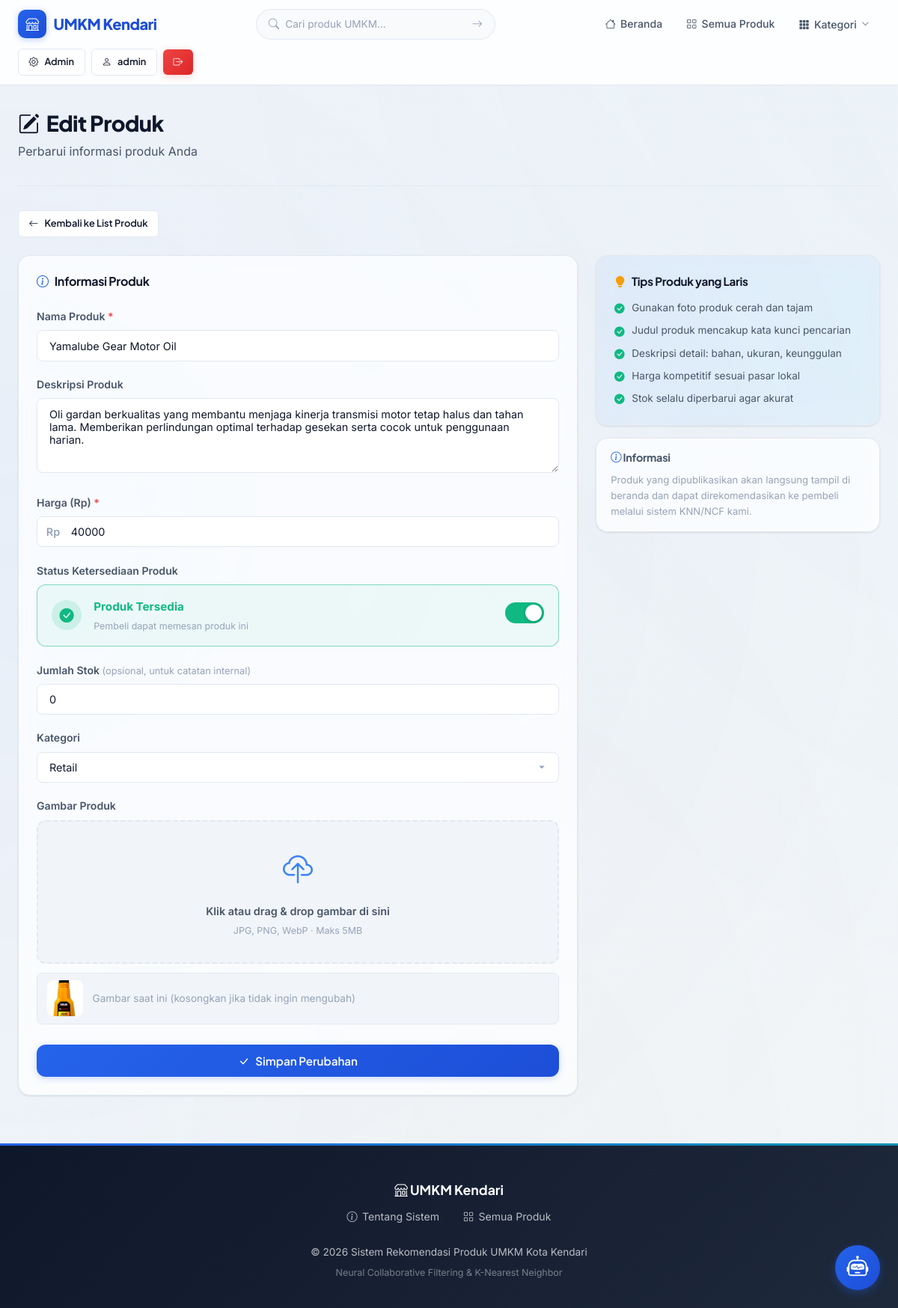
Screenshot of /admin/produk/edit/57 (signed in) with the database file from the repository.
### tables this page shows
CREATE TABLE users (
            id INTEGER PRIMARY KEY AUTOINCREMENT,
            username TEXT UNIQUE NOT NULL,
            email TEXT UNIQUE NOT NULL,
            password_hash TEXT NOT NULL,
            role TEXT NOT NULL DEFAULT 'buyer' CHECK(role IN ('admin','seller','buyer')),
            nama_lengkap TEXT NOT NULL,
            alamat TEXT DEFAULT '',
            no_telepon TEXT DEFAULT '',
            created_at TIMESTAMP DEFAULT CURRENT_TIMESTAMP
        );

CREATE TABLE produk (
            id INTEGER PRIMARY KEY AUTOINCREMENT,
            nama TEXT NOT NULL,
            deskripsi TEXT DEFAULT '',
            harga REAL NOT NULL DEFAULT 0,
            stok INTEGER NOT NULL DEFAULT 0,
            gambar TEXT DEFAULT 'default.jpg',
            kategori_id INTEGER,
            seller_id INTEGER NOT NULL,
            created_at TIMESTAMP DEFAULT CURRENT_TIMESTAMP, tersedia INTEGER NOT NULL DEFAULT 1, kecamatan TEXT DEFAULT 'Kendari',
            FOREIGN KEY (kategori_id) REFERENCES kategori(id) ON DELETE SET NULL,
            FOREIGN KEY (seller_id) REFERENCES users(id) ON DELETE CASCADE
        );

CREATE TABLE kategori (
            id INTEGER PRIMARY KEY AUTOINCREMENT,
            nama TEXT UNIQUE NOT NULL,
            deskripsi TEXT DEFAULT '',
            icon TEXT DEFAULT 'bi-tag'
        );

### routes/admin.py (the view, shortened to what this page needs)
@admin_bp.route('/produk/edit/<int:produk_id>', methods=['GET', 'POST'])
@admin_required
def edit_produk(produk_id):
    import os
    from werkzeug.utils import secure_filename
    from config import UPLOAD_FOLDER
    ALLOWED_EXTENSIONS = {'png', 'jpg', 'jpeg', 'gif', 'webp'}
    def allowed_file(filename):
        return '.' in filename and filename.rsplit('.', 1)[1].lower() in ALLOWED_EXTENSIONS
    produk = Produk.get_by_id(produk_id)
    if not produk:
        flash('Produk tidak ditemukan', 'danger')
        return redirect(url_for('admin.kelola_produk'))
    kategori_list = Kategori.get_all()
    return render_template('admin/produk_form.html', kategori_list=kategori_list, produk=produk)

### templates/admin/produk_form.html (shortened to what this page needs)
{% extends "base.html" %}
{% block content %}
<div class="container">
    <div class="dashboard-header">
        <h1>
            {% if produk %}
            <i class="bi bi-pencil-square"></i> Edit Produk
            {% else %}
            <i class="bi bi-plus-circle"></i> Tambah Produk Baru
            {% endif %}
        </h1>
        <p>{% if produk %}Perbarui informasi produk Anda{% else %}Isi detail produk UMKM yang ingin Anda jual{% endif %}</p>
    </div>
    <div class="action-bar">
        <a href="{{ url_for('admin.kelola_produk') }}" class="btn btn-secondary btn-sm">
            <i class="bi bi-arrow-left"></i> Kembali ke List Produk
        </a>
    </div>
    <div style="display: grid; grid-template-columns: 1fr 380px; gap: 1.5rem; align-items: start;">
        <div class="glass-card">
            <h3 style="margin-bottom: 1.5rem; font-size: 1rem; color: var(--text-primary); display:flex; align-items:center; gap:0.5rem;">
                <i class="bi bi-info-circle" style="color: var(--primary);"></i> Informasi Produk
            </h3>
            <form method="POST" enctype="multipart/form-data" id="produkForm">
                <div class="form-group">
                    <label for="nama">Nama Produk <span style="color:var(--danger);">*</span></label>
                    <input type="text" id="nama" name="nama" class="form-control"
                           placeholder="Contoh: Kerupuk Ikan Khas Kendari"
                           value="{{ produk.nama if produk else '' }}" required>
                </div>
                <div class="form-group">
                    <label for="deskripsi">Deskripsi Produk</label>
                    <textarea id="deskripsi" name="deskripsi" class="form-control" rows="4"
                              placeholder="Ceritakan keunggulan dan keunikan produk Anda...">{{ produk.deskripsi if produk else '' }}</textarea>
                </div>
                <div class="form-group">
                    <label for="harga">Harga (Rp) <span style="color:var(--danger);">*</span></label>
                    <div style="position:relative;">
                        <span class="input-prefix">Rp</span>
                        <input type="number" id="harga" name="harga" class="form-control" style="padding-left: 2.8rem;"
                               placeholder="0" min="1" value="{{ produk.harga|int if produk else '' }}" required>
                    </div>
                </div>
                <div class="form-group">
                    <label>Status Ketersediaan Produk</label>
                    <div class="availability-toggle-card" id="toggleCard">
                        <div class="availability-info">
                            <div class="availability-icon" id="toggleIcon">
                                <i class="bi bi-check-circle-fill" id="toggleIco"></i>
                            </div>
                            <div>
                                <div class="availability-label" id="toggleLabel">Produk Tersedia</div>
                                <div class="availability-sub" id="toggleSub">Pembeli dapat memesan produk ini</div>
                            </div>
                        </div>
                        <label class="gofood-switch">
                            <span class="gofood-slider"></span>
                        </label>
                    </div>
                </div>
                <div class="form-group">
                    <label for="stok">Jumlah Stok <span style="color:var(--text-muted); font-weight:400; font-size:0.8rem;">(opsional, untuk catatan internal)</span></label>
                    <input type="number" id="stok" name="stok" class="form-control"
                           placeholder="0" min="0" value="{{ produk.stok if produk else '0' }}">
                </div>
                <div class="form-group">
                    <label for="kategori_id">Kategori</label>
                    <select id="kategori_id" name="kategori_id" class="form-control">
                        {% for kat in kategori_list %}
                        <option value="{{ kat.id }}" {% if produk and produk.kategori_id == kat.id %}selected{% endif %}>
                            {{ kat.nama }}
                        </option>
                        {% endfor %}
                    </select>
                </div>
                <div class="form-group">
                    <label>Gambar Produk</label>
                    <div class="upload-zone" id="uploadZone" onclick="document.getElementById('gambar').click()">
                        <div id="uploadPlaceholder">
                            <i class="bi bi-cloud-upload upload-icon"></i>
                            <p class="upload-text">Klik atau drag & drop gambar di sini</p>
                            <p class="upload-hint">JPG, PNG, WebP · Maks 5MB</p>
                        </div>
                    </div>
                    {% if produk and produk.gambar != 'default.jpg' %}
                    <div class="current-image-info">
                        <img src="{{ url_for('static', filename='uploads/' + produk.gambar) }}"
                             alt="" style="width:48px; height:48px; border-radius:8px; object-fit:cover;">
                        <span style="font-size:0.85rem; color:var(--text-muted);">Gambar saat ini (kosongkan jika tidak ingin mengubah)</span>
                    </div>
                    {% endif %}
                </div>
                <button type="submit" class="btn btn-primary btn-lg" style="width: 100%; margin-top: 0.5rem;">
                    {% if produk %}
                    <i class="bi bi-check-lg"></i> Simpan Perubahan
                    {% else %}
                    <i class="bi bi-plus-lg"></i> Publikasikan Produk
                    {% endif %}
                </button>
            </form>
        </div>
        <div>
            <div class="glass-card tips-card">
                <h4><i class="bi bi-lightbulb-fill" style="color: var(--accent);"></i> Tips Produk yang Laris</h4>
                <ul class="tips-list">
                    <li><i class="bi bi-check-circle-fill"></i> Gunakan foto produk cerah dan tajam</li>
                    <li><i class="bi bi-check-circle-fill"></i> Judul produk mencakup kata kunci pencarian</li>
                    <li><i class="bi bi-check-circle-fill"></i> Deskripsi detail: bahan, ukuran, keunggulan</li>
                    <li><i class="bi bi-check-circle-fill"></i> Harga kompetitif sesuai pasar lokal</li>
                    <li><i class="bi bi-check-circle-fill"></i> Stok selalu diperbarui agar akurat</li>
                </ul>
            </div>
            <div class="glass-card mt-2" style="padding: 1rem 1.2rem;">
                <h4 style="font-size:0.9rem; margin-bottom:0.7rem; color:var(--text-secondary);">
                    <i class="bi bi-info-circle" style="color: var(--primary);"></i> Informasi
                </h4>
                <p style="font-size:0.82rem; color:var(--text-muted); line-height:1.6; margin:0;">
                    Produk yang dipublikasikan akan langsung tampil di beranda dan dapat direkomendasikan ke pembeli
                    melalui sistem KNN/NCF kami.
                </p>
            </div>
        </div>
    </div>
</div>
{% endblock %}

### templates/base.html (shortened to what this page needs)
<!DOCTYPE html>
<html lang="id">
<head>
    <link rel="stylesheet" href="{{ url_for('static', filename='css/style.css') }}">
    <link rel="stylesheet" href="https://cdn.jsdelivr.net/npm/bootstrap-icons@1.11.3/font/bootstrap-icons.min.css">
    <link rel="stylesheet" href="https://cdn.jsdelivr.net/npm/sweetalert2@11/dist/sweetalert2.min.css">
</head>
<body>
    <nav class="navbar" id="mainNav">
        <div class="container">
            <a href="{{ url_for('main.index') }}" class="navbar-brand">
                <span class="brand-icon"><i class="bi bi-shop"></i></span>
                UMKM Kendari
            </a>
            <form action="{{ url_for('main.search') }}" method="GET" class="nav-search">
                <i class="bi bi-search"></i>
                <input type="text" name="q" placeholder="Cari produk UMKM..." value="{{ request.args.get('q', '') }}">
                <button type="submit"><i class="bi bi-arrow-right"></i></button>
            </form>
            <ul class="navbar-nav">
                <li><a href="{{ url_for('main.index') }}" class="nav-link {% if request.endpoint == 'main.index' %}active{% endif %}"><i class="bi bi-house"></i> Beranda</a></li>
                <li><a href="{{ url_for('main.list_produk') }}" class="nav-link {% if request.endpoint == 'main.list_produk' and not request.args.get('kategori') %}active{% endif %}"><i class="bi bi-grid"></i> Semua Produk</a></li>
                {% if kategori_list %}
                <li class="nav-dropdown">
                    <button class="nav-link nav-dropdown-toggle" id="kategoriDropdownBtn" aria-expanded="false">
                        <i class="bi bi-grid-3x3-gap-fill"></i> Kategori
                        <i class="bi bi-chevron-down nav-dropdown-chevron"></i>
                    </button>
                </li>
                {% endif %}
            </ul>
            <div class="nav-auth">
                {% if current_user.is_authenticated %}
                    {% if current_user.role == 'admin' %}
                        <a href="{{ url_for('admin.dashboard') }}" class="btn btn-sm btn-secondary"><i class="bi bi-gear"></i> Admin</a>
                    {% elif current_user.role == 'seller' %}
                        <a href="{{ url_for('seller.dashboard') }}" class="btn btn-sm btn-secondary"><i class="bi bi-box"></i> Toko Saya</a>
                    {% endif %}
                    <a href="{{ url_for('main.profil') }}" class="btn btn-sm btn-secondary"><i class="bi bi-person"></i> {{ current_user.username }}</a>
                    <a href="{{ url_for('auth.logout') }}" class="btn btn-sm btn-danger"><i class="bi bi-box-arrow-right"></i></a>
                {% else %}
                    <a href="{{ url_for('auth.login') }}" class="btn btn-sm btn-secondary">Masuk</a>
                    <a href="{{ url_for('auth.register') }}" class="btn btn-sm btn-primary">Daftar</a>
                {% endif %}
            </div>
        </div>
    </nav>
    <main>
        {% block content %}{% endblock %}
    </main>
    <footer class="footer">
        <div class="container">
            <div class="footer-brand">
                <i class="bi bi-shop"></i> UMKM Kendari
            </div>
            <div class="footer-links">
                <a href="{{ url_for('main.tentang') }}"><i class="bi bi-info-circle"></i> Tentang Sistem</a>
                <a href="{{ url_for('main.list_produk') }}"><i class="bi bi-grid"></i> Semua Produk</a>
            </div>
            <p>&copy; 2026 Sistem Rekomendasi Produk UMKM Kota Kendari</p>
            <p style="margin-top: 0.3rem; font-size: 0.78rem; opacity: 0.6;">Neural Collaborative Filtering & K-Nearest Neighbor</p>
        </div>
    </footer>
    {% include "partials/chatbot_widget.html" %}
</body>
</html>

### rows the page displays
users: username "admin"
produk: nama "Yamalube Gear Motor Oil", deskripsi "Oli gardan berkualitas yang membantu menjaga kinerja transmisi motor tetap halus dan tahan lama. Memberikan perlindungan optimal terhadap gesekan serta cocok untuk penggunaan harian.", harga "40000", stok "0", kategori_id "Retail", gambar (picture)
